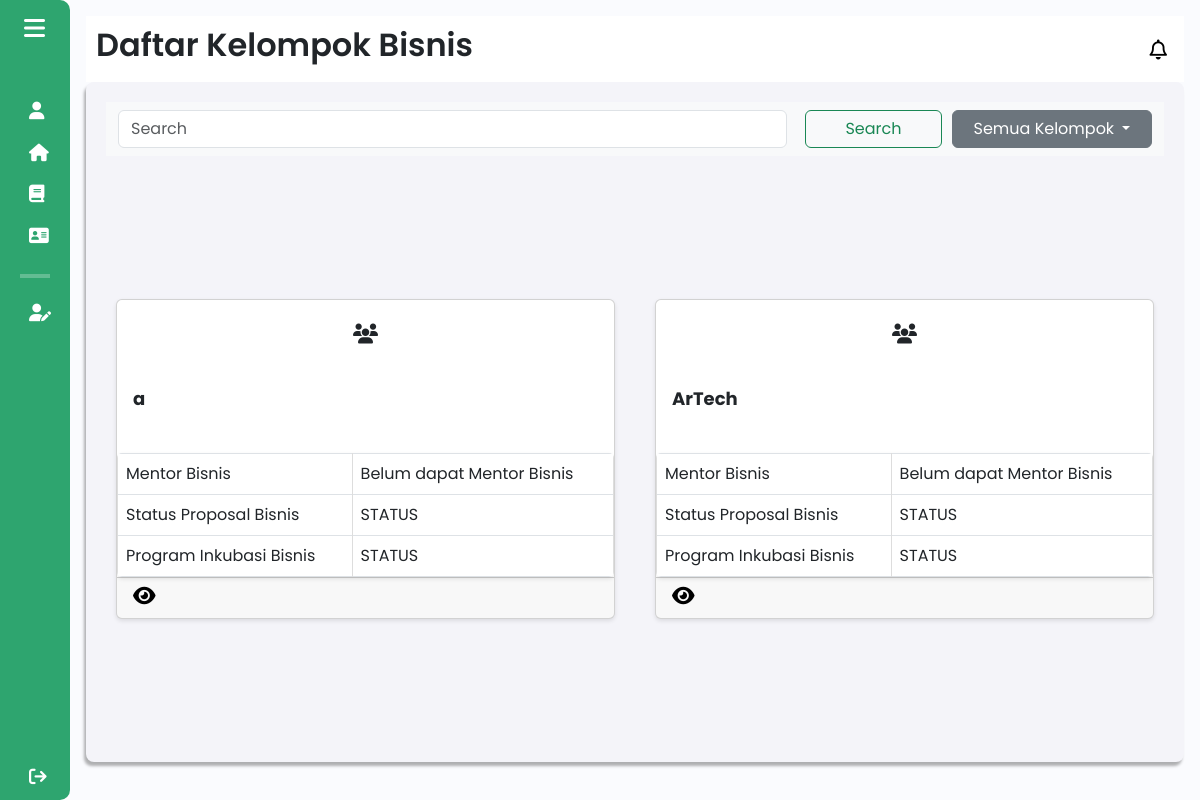
The page /components/pages/mentorbisnis/daftar_kelompok_bisnis_mentor.php (signed in) on the database as committed earlier.
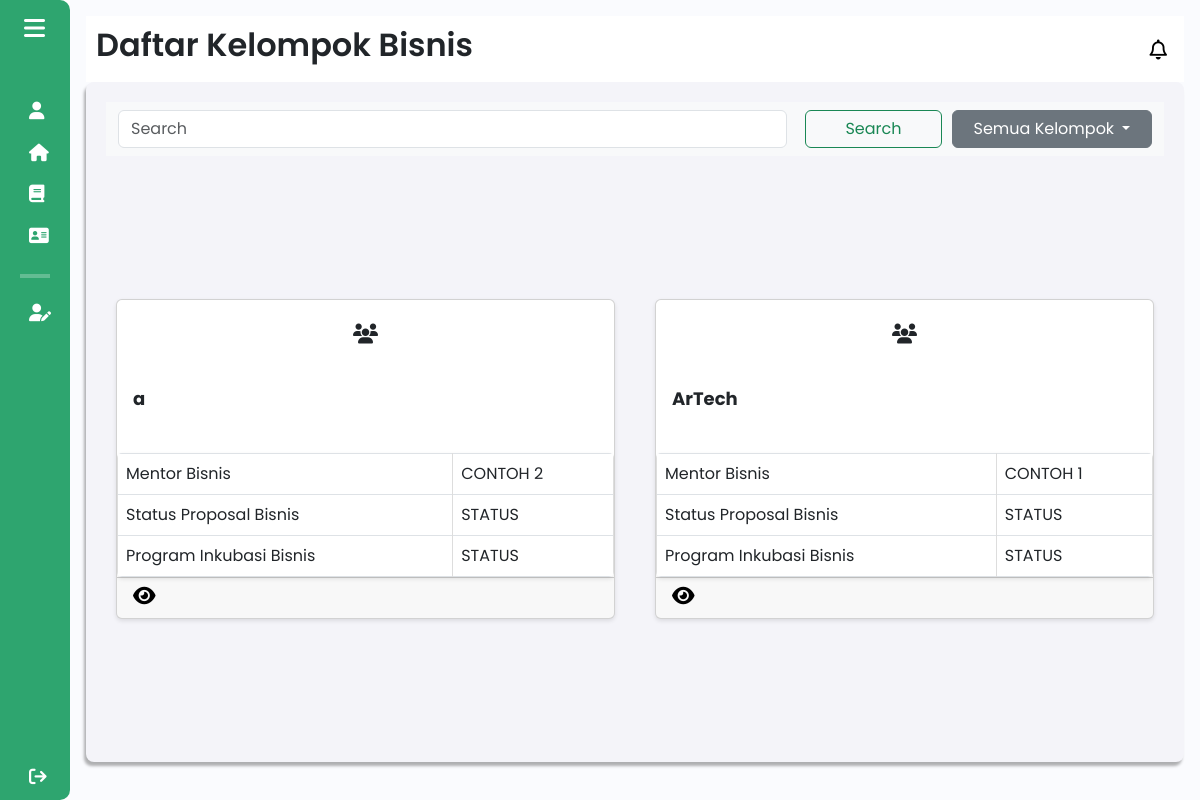
The same page on the database as committed later.
### tables this page shows
CREATE TABLE `kelompok_bisnis` (
  `id_kelompok` int(11) NOT NULL,
  `npm_ketua` varchar(20) DEFAULT NULL,
  `nama_kelompok` varchar(50) DEFAULT NULL,
  `nama_bisnis` varchar(50) DEFAULT NULL,
  `logo_bisnis` varchar(255) DEFAULT NULL,
  `mentor_bisnis` varchar(255) DEFAULT NULL,
  `tahun_akademik_id` int(11) DEFAULT NULL,
  `kategori_bisnis` varchar(255) DEFAULT NULL,
  `sdg` varchar(255) DEFAULT NULL,
  `ide_bisnis` varchar(255) DEFAULT NULL
);

### components/pages/mentorbisnis/daftar_kelompok_bisnis_mentor.php (the view, shortened to what this page needs)
<?php
include $_SERVER['DOCUMENT_ROOT'] . '/Aplikasi-Kewirausahaan/config/db_connection.php';
$sql = "SELECT * FROM kelompok_bisnis";
$result = $conn->query($sql);
?>
<!DOCTYPE html>
<html lang="en">
<head>
    <link href="https://cdn.lineicons.com/4.0/lineicons.css" rel="stylesheet" />
    <link href="https://cdn.jsdelivr.net/npm/bootstrap@5.3.0-alpha3/dist/css/bootstrap.min.css" rel="stylesheet"
>
    <link rel="stylesheet" href="/Aplikasi-Kewirausahaan/assets/css/daftar_kelompok.css">
</head>
<body>
    <div class="wrapper">
        <?php
        include 'sidebar_mentor.php';
        ?>
        <div class="main p-3">
            <div class="main_header">
                <?php
                include 'header_mentor.php';
                ?>
            </div>
            <div class="main_wrapper">
                <div class="nav_main_wrapper">
                    <nav class="navbar navbar-expand-lg bg-body-tertiary">
                        <div class="container-fluid">
                                <input class="form-control me-2" type="search" placeholder="Search" aria-label="Search">
                                <button class="btn btn-outline-success" type="submit">Search</button>
                           <div class="dropdown">
                                <button class="btn btn-secondary dropdown-toggle text-white" type="button"
                                        id="dropdownMenuButton" data-bs-toggle="dropdown" aria-expanded="false">
                                    Semua Kelompok
                                </button>
                            </div>
                        </div>
                    </nav>
                </div>
                <?php
                if ($result->num_rows > 0) {
                    while ($row = $result->fetch_assoc()) {
                        $id_kelompok = $row['id_kelompok'];
                        $mentor_bisnis = $row['mentor_bisnis'];
                        echo '
                        <div class="card" style="width: 45%; margin: 10px;">
                            <div class="card-icon text-center py-4">
                                <i class="fa-solid fa-users"></i>
                            </div>
                            <div class="card-body m-0">
                                <h5 class="card-title">' . htmlspecialchars($row['nama_kelompok']) . '</h5>
                            </div>
                            <table class="table table-bordered m-0 styled-table">
                                <tbody>
                                    <tr>
                                        <td>Mentor Bisnis</td>
                                        <td>' . ($mentor_bisnis ? htmlspecialchars($mentor_bisnis) : 'Belum dapat Mentor Bisnis') . '</td>
                                    </tr>
                                    <tr>
                                        <td>Status Proposal Bisnis</td>
                                        <td>STATUS</td>
                                    </tr>
                                    <tr>
                                        <td>Program Inkubasi Bisnis</td>
                                        <td>STATUS</td>
                                    </tr>
                                </tbody>
                            </table>
                            <div class="card-footer">';
                        echo '<a href="detail_kelompok.php?id_kelompok=' . $id_kelompok . '">
                                <i class="fa-solid fa-eye detail-icon" title="Lihat Detail Kelompok Bisnis"></i>
                            </a>';
                        echo '</div>';
                        echo '</div>';
                    }
                } else {
                    echo '<p>Tidak ada kelompok bisnis yang tersedia.</p>';
                }
                ?>
            </div>
        </div>
    </div>
</body>
</html>

Rows that differ between the two databases and show on the page:
changed kelompok_bisnis: mentor_bisnis (not shown) → "CONTOH 2"; no longer shows "Belum dapat Mentor Bisnis"
changed kelompok_bisnis "ArTech": mentor_bisnis (not shown) → "CONTOH 1"; no longer shows "Belum dapat Mentor Bisnis"
